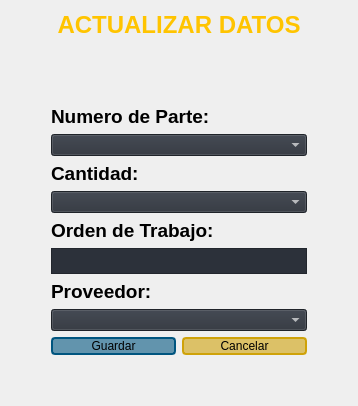
               <widget class="QWidget" name="Login_page">
                <property name="sizePolicy">
                 <sizepolicy hsizetype="Preferred" vsizetype="Preferred">
                  <horstretch>0</horstretch>
                  <verstretch>0</verstretch>
                 </sizepolicy>
                </property>
                <property name="maximumSize">
                 <size>
                  <width>16777215</width>
                  <height>16777215</height>
                 </size>
                </property>
                <layout class="QVBoxLayout" name="verticalLayout_17">
                 <item>
                  <layout class="QVBoxLayout" name="verticalLayout_35">
                   <item>
                    <widget class="QLabel" name="label_7">
                     <property name="text">
                      <string>&lt;html&gt;&lt;head/&gt;&lt;body&gt;&lt;p align=&quot;center&quot;&gt;&lt;span style=&quot; font-size:18pt; font-weight:700; color:#ffc400;&quot;&gt;ACTUALIZAR DATOS&lt;/span&gt;&lt;/p&gt;&lt;/body&gt;&lt;/html&gt;</string>
                     </property>
                    </widget>
                   </item>
                   <item>
                    <spacer name="verticalSpacer_2">
                     <property name="orientation">
                      <enum>Qt::Vertical</enum>
                     </property>
                     <property name="sizeHint" stdset="0">
                      <size>
                       <width>20</width>
                       <height>40</height>
                      </size>
                     </property>
                    </spacer>
                   </item>
                   <item>
                    <layout class="QHBoxLayout" name="horizontalLayout_4">
                     <item>
                      <spacer name="horizontalSpacer_2">
                       <property name="orientation">
                        <enum>Qt::Horizontal</enum>
                       </property>
                       <property name="sizeHint" stdset="0">
                        <size>
                         <width>40</width>
                         <height>20</height>
                        </size>
                       </property>
                      </spacer>
                     </item>
                     <item>
                      <layout class="QVBoxLayout" name="verticalLayout_15">
                       <item>
                        <spacer name="horizontalSpacer_3">
                         <property name="orientation">
                          <enum>Qt::Horizontal</enum>
                         </property>
                         <property name="sizeHint" stdset="0">
                          <size>
                           <width>40</width>
                           <height>20</height>
                          </size>
                         </property>
                        </spacer>
                       </item>
                       <item>
                        <widget class="QLabel" name="laabel">
                         <property name="text">
                          <string>&lt;html&gt;&lt;head/&gt;&lt;body&gt;&lt;p&gt;&lt;span style=&quot; font-size:14pt; font-weight:700;&quot;&gt;Numero de Parte:&lt;/span&gt;&lt;/p&gt;&lt;/body&gt;&lt;/html&gt;</string>
                         </property>
                        </widget>
                       </item>
                       <item>
                        <widget class="QComboBox" name="initBox_PartNo">
                         <property name="styleSheet">
                          <string notr="true">color: rgb(255, 255, 255);
font: 12pt &quot;Segoe UI&quot;;
background-color: rgb(44, 49, 58);</string>
                         </property>
                        </widget>
                       </item>
                       <item>
                        <widget class="QLabel" name="label_14">
                         <property name="text">
                          <string>&lt;html&gt;&lt;head/&gt;&lt;body&gt;&lt;p&gt;&lt;span style=&quot; font-size:14pt; font-weight:700;&quot;&gt;Cantidad:&lt;/span&gt;&lt;/p&gt;&lt;/body&gt;&lt;/html&gt;</string>
                         </property>
                        </widget>
                       </item>
                       <item>
                        <widget class="QComboBox" name="initBox_Cantidad">
                         <property name="styleSheet">
                          <string notr="true">color: rgb(255, 255, 255);
font: 12pt &quot;Segoe UI&quot;;
background-color: rgb(44, 49, 58);</string>
                         </property>
                        </widget>
                       </item>
                       <item>
                        <widget class="QLabel" name="label_16">
                         <property name="text">
                          <string>&lt;html&gt;&lt;head/&gt;&lt;body&gt;&lt;p&gt;&lt;span style=&quot; font-size:14pt; font-weight:700;&quot;&gt;Orden de Trabajo:&lt;/span&gt;&lt;/p&gt;&lt;/body&gt;&lt;/html&gt;</string>
                         </property>
                        </widget>
                       </item>
                       <item>
                        <widget class="QTextEdit" name="initTxt_OT">
                         <property name="maximumSize">
                          <size>
                           <width>16777215</width>
                           <height>26</height>
                          </size>
                         </property>
                         <property name="styleSheet">
                          <string notr="true">color: rgb(255, 255, 255);
font: 12pt &quot;Segoe UI&quot;;
background-color: rgb(44, 49, 58);</string>
                         </property>
                         <property name="verticalScrollBarPolicy">
                          <enum>Qt::ScrollBarAlwaysOff</enum>
                         </property>
                        </widget>
                       </item>
                       <item>
                        <widget class="QLabel" name="label_15">
                         <property name="text">
                          <string>&lt;html&gt;&lt;head/&gt;&lt;body&gt;&lt;p&gt;&lt;span style=&quot; font-size:14pt; font-weight:700;&quot;&gt;Proveedor:&lt;/span&gt;&lt;/p&gt;&lt;/body&gt;&lt;/html&gt;</string>
                         </property>
                        </widget>
                       </item>
                       <item>
                        <widget class="QComboBox" name="initBox_Proveedor">
                         <property name="styleSheet">
                          <string notr="true">color: rgb(255, 255, 255);
font: 12pt &quot;Segoe UI&quot;;
background-color: rgb(44, 49, 58);</string>
                         </property>
                        </widget>
                       </item>
                       <item>
                        <layout class="QHBoxLayout" name="horizontalLayout_5">
                         <item>
                          <widget class="QPushButton" name="btn_initSave">
                           <property name="styleSheet">
                            <string notr="true">QPushButton{
background-color: rgba(0, 85, 127, 150);
font:18pt &quot;Segoe UI&quot;;
border-radius: 4px;
border: 2px solid black;
border-color: rgb(0, 85, 127);}

QPushButton:pressed {
	background-color: rgb(0, 85, 127);
}
</string>
                           </property>
                           <property name="text">
                            <string>Guardar</string>
                           </property>
                          </widget>
                         </item>
                         <item>
                          <widget class="QPushButton" name="btn_initCancel">
                           <property name="styleSheet">
                            <string notr="true">QPushButton{background-color: rgba(207, 162, 9,150);
font:18pt &quot;Segoe UI&quot;;
border-radius: 4px;
border: 2px solid black;
border-color: rgb(207, 162, 9);}

QPushButton:pressed {
	background-color: rgb(255, 233, 51 );
}</string>
                           </property>
                           <property name="text">
                            <string>Cancelar</string>
                           </property>
                          </widget>
                         </item>
                        </layout>
                       </item>
                      </layout>
                     </item>
                     <item>
                      <spacer name="horizontalSpacer">
                       <property name="orientation">
                        <enum>Qt::Horizontal</enum>
                       </property>
                       <property name="sizeType">
                        <enum>QSizePolicy::Expanding</enum>
                       </property>
                       <property name="sizeHint" stdset="0">
                        <size>
                         <width>40</width>
                         <height>20</height>
                        </size>
                       </property>
                      </spacer>
                     </item>
                    </layout>
                   </item>
                  </layout>
                 </item>
                 <item>
                  <spacer name="verticalSpacer_3">
                   <property name="orientation">
                    <enum>Qt::Vertical</enum>
                   </property>
                   <property name="sizeHint" stdset="0">
                    <size>
                     <width>20</width>
                     <height>40</height>
                    </size>
                   </property>
                  </spacer>
                 </item>
                </layout>
               </widget>
